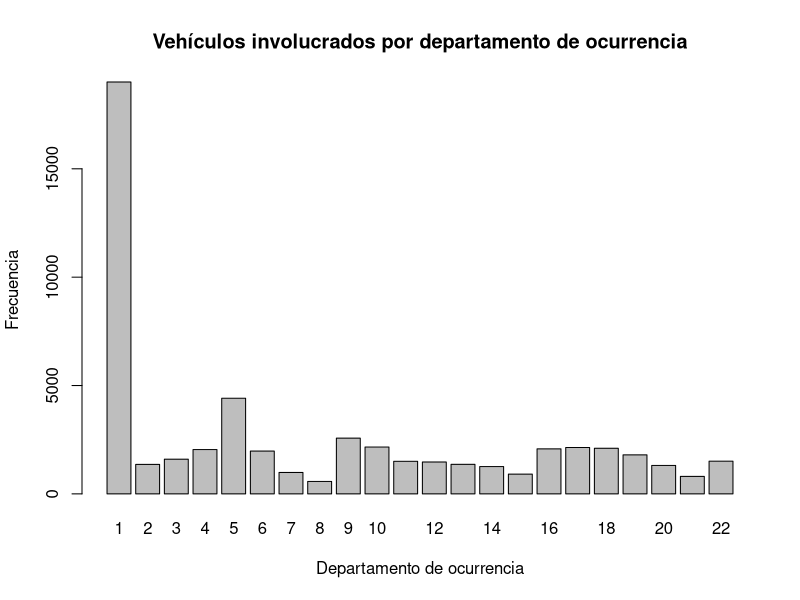
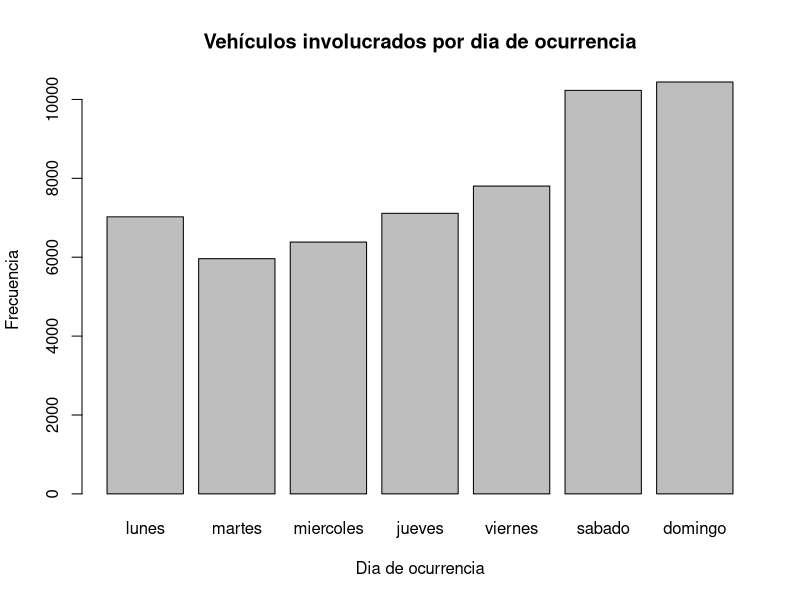
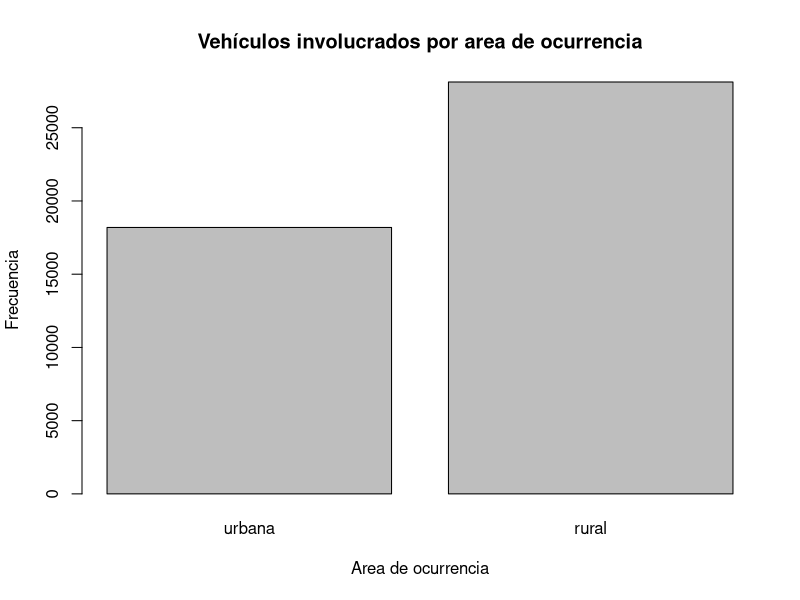
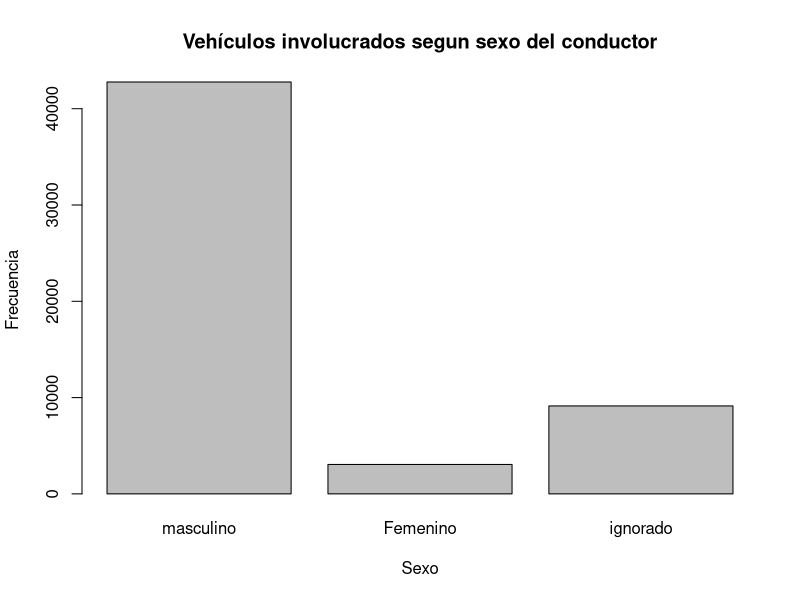
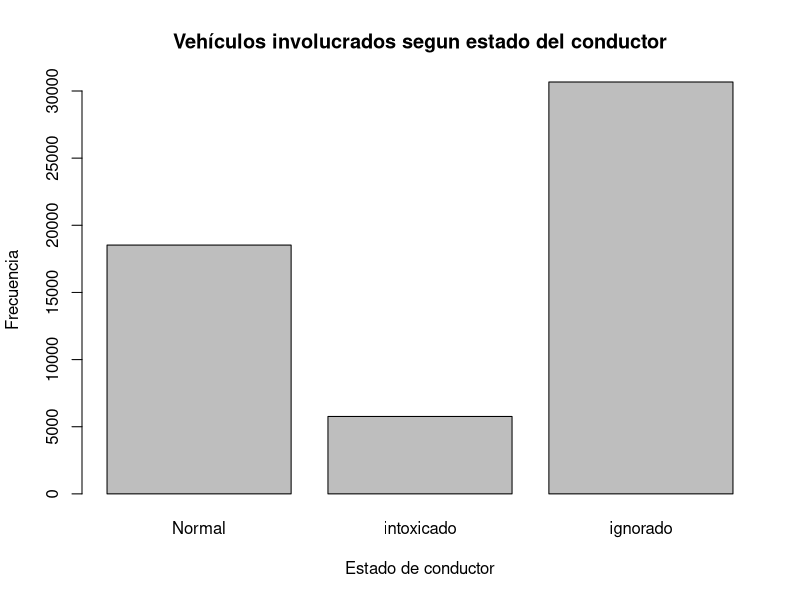
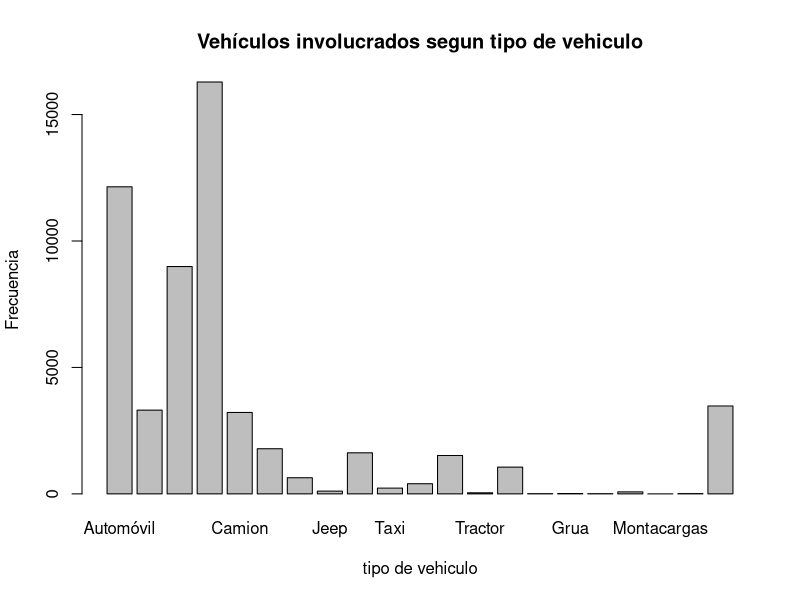
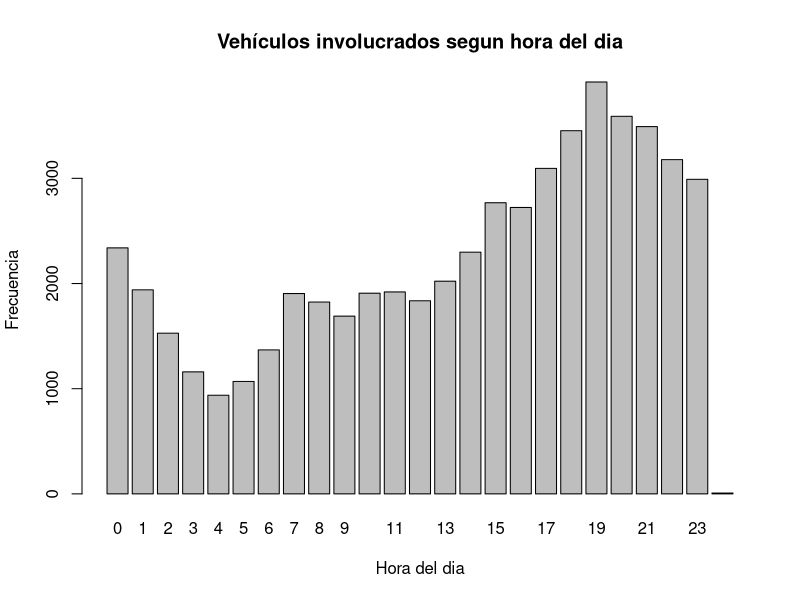
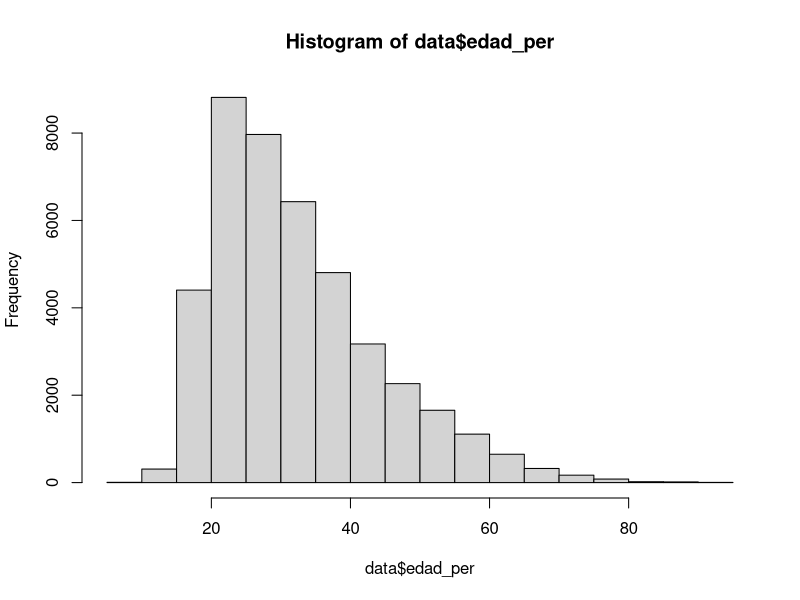

Reproduce these figures in R, in order. (Note: this script raises an error after producing the figures.)

vehiculos <- read.csv("VehiculosInvolucradosLimpio.csv")

# clear index of the table
vehiculos$X <- NULL
# setting cualitative variables here
str(vehiculos)
vehiculos$depto_ocu <- factor(vehiculos$depto_ocu)
vehiculos$dia_sem_ocu <-factor(vehiculos$dia_sem_ocu)
vehiculos$area_geo_ocu <-factor(vehiculos$area_geo_ocu)
vehiculos$zona_ocu    <-factor(vehiculos$zona_ocu)
vehiculos$sexo_per    <-factor(vehiculos$sexo_per)
vehiculos$estado_per  <-factor(vehiculos$estado_per)
vehiculos$tipo_veh    <-factor(vehiculos$tipo_veh)
vehiculos$color_veh   <-factor(vehiculos$color_veh)
vehiculos$modelo_veh  <-factor(vehiculos$modelo_veh)
vehiculos$tipo_eve    <-factor(vehiculos$tipo_eve)
vehiculos$mayor_menor <-factor(vehiculos$mayor_menor)
vehiculos$marca_veh   <-factor(vehiculos$marca_veh)
vehiculos$g_edad_pil <-factor(vehiculos$g_edad_pil)
summary(vehiculos)
head(vehiculos)
barplot(table(vehiculos$depto_ocu),xlab = "Departamento de ocurrencia", ylab = "Frecuencia", main = "Vehículos involucrados por departamento de ocurrencia")
barplot(table(vehiculos$dia_sem_ocu),xlab = "Dia de ocurrencia", ylab = "Frecuencia", main = "Vehículos involucrados por dia de ocurrencia", names.arg = c("lunes","martes","miercoles", "jueves", "viernes", "sabado", "domingo"))
barplot(table(vehiculos$area_geo_ocu),xlab = "Area de ocurrencia", ylab = "Frecuencia", main = "Vehículos involucrados por area de ocurrencia", names.arg = c("urbana", "rural"))
barplot(table(vehiculos$sexo_per),xlab = "Sexo", ylab = "Frecuencia", main = "Vehículos involucrados segun sexo del conductor", names.arg = c("masculino","Femenino","ignorado"))
barplot(table(vehiculos$estado_per),xlab = "Estado de conductor", ylab = "Frecuencia", main = "Vehículos involucrados segun estado del conductor", names.arg = c("Normal","intoxicado","ignorado"))
barplot(table(vehiculos$tipo_veh),xlab = "tipo de vehiculo", ylab = "Frecuencia", main = "Vehículos involucrados segun tipo de vehiculo", names.arg = c("Automóvil","Camioneta sport","Pick up","Motocicleta","Camion","Cabezal","Bus extraurbano","Jeep","Microbús","Taxi","Panel", "Bus urbano","Tractor","Moto taxi","Furgon","Grua","Bus escolar","Bicicleta","Montacargas","Cuatrimoto","Ignorado"))
barplot(table(vehiculos$hora_ocu),xlab = "Hora del dia", ylab = "Frecuencia", main = "Vehículos involucrados segun hora del dia" )
#histogramas  y caja y bigotesde edades
data <- vehiculos
data <- subset(data, edad_per !=999)
hist(data$edad_per)
boxplot(data$edad_per)
#################################################
#hechos
hechos <- read.csv("HechosTransitoLimpio.csv")

# clear index of the table
hechos$X <- NULL
# setting cualitative variables here
# str(hechos)
hechos$dia_ocu <- factor(hechos$dia_ocu)
hechos$hora_ocu <- factor(hechos$hora_ocu)
hechos$mes_ocu <- factor(hechos$mes_ocu)
hechos$año_ocu <- factor(hechos$año_ocu)
hechos$causa_acc <- factor(hechos$causa_acc)
hechos$num_hecho <- factor(hechos$num_hecho)
hechos$mupio_ocu <- factor(hechos$mupio_ocu)
hechos$depto_ocu <- factor(hechos$depto_ocu)
hechos$dia_sem_ocu <-factor(hechos$dia_sem_ocu)
hechos$areag_ocu <-factor(hechos$areag_ocu)
hechos$zona_ocu    <-factor(hechos$zona_ocu)
hechos$sexo_pil    <-factor(hechos$sexo_pil)
hechos$estado_pil  <-factor(hechos$estado_pil)
hechos$tipo_veh    <-factor(hechos$tipo_veh)
hechos$color_veh   <-factor(hechos$color_veh)
hechos$modelo_veh  <-factor(hechos$modelo_veh)
hechos$mayor_menor <-factor(hechos$mayor_menor)
hechos$marca_veh   <-factor(hechos$marca_veh)
hechos$g_modelo_veh <- factor(hechos$g_modelo_veh)
hechos$corre_base <- factor(hechos$corre_base)
hechos$edad_quinquenales <- factor(hechos$edad_quinquenales)
hechos$g_edad <-factor(hechos$g_edad)

summary(hechos)
head(hechos)
barplot(table(hechos$depto_ocu),xlab = "Departamento de ocurrencia", ylab = "Frecuencia", main = "Vehículos involucrados por departamento de ocurrencia")
barplot(table(hechos$dia_ocu),xlab = "Día del mes", ylab = "Frecuencia", main = "Vehículos involucrados por día del mes de ocurrencia")
barplot(table(hechos$mes_ocu),xlab = "Mes del año", ylab = "Frecuencia", main = "Vehículos involucrados por mes del año de ocurrencia")
barplot(table(hechos$hora_ocu),xlab = "Hora de ocurrencia", ylab = "Frecuencia", main = "Vehículos involucrados por hora de ocurrencia")
barplot(table(hechos$dia_sem_ocu),xlab = "Dia de ocurrencia", ylab = "Frecuencia", main = "Vehículos involucrados por dia de ocurrencia", names.arg = c("lunes","martes","miercoles", "jueves", "viernes", "sabado", "domingo"))
#barplot(table(hechos$area_geo_ocu),xlab = "Area de ocurrencia", ylab = "Frecuencia", main = "VehÃ?culos involucrados por area de ocurrencia", names.arg = c("urbana", "rural"))
barplot(table(hechos$sexo_pil),xlab = "Sexo", ylab = "Frecuencia", main = "Vehículos involucrados segun sexo del conductor", names.arg = c("Masculino","Femenino","ignorado"))
barplot(table(hechos$estado_pil),xlab = "Estado de conductor", ylab = "Frecuencia", main = "Vehículos involucrados segun estado del conductor", names.arg = c("Normal","intoxicado","ignorado"))
#barplot(table(hechos$tipo_veh),xlab = "tipo de vehiculo", ylab = "Frecuencia", main = "VehÃ?culos involucrados segun tipo de vehiculo", names.arg = c("AutomÃ³vil","Camioneta sport","Pick up","Motocicleta","Camion","Cabezal","Bus extraurbano","Jeep","MicrobÃºs","Taxi","Panel", "Bus urbano","Tractor","Moto taxi","Furgon","Grua","Bus escolar","Bicicleta","Montacargas","Cuatrimoto","Ignorado"))
#barplot(table(hechos$hora_ocu),xlab = "Hora del dia", ylab = "Frecuencia", main = "VehÃ?culos involucrados segun hora del dia" )
#histogramas de edades
data <- hechos


data <- subset(hechos, edad_pil !=999)
hist(data$edad_pil)

# Correlation for numerical variables
# 1) Vehiculos
numeric_variables <- select(vehiculos, dia_ocu, mes_ocu, dia_sem_ocu, hora_ocu, edad_per)
summary(numeric_variables)
cor(numeric_variables, method = c("pearson", "kendall", "spearman"))

# 2) Personas
numeric_variables <- select(fallecidos, dia, ano, hora, edad)
summary(numeric_variables)
cor(numeric_variables, method = c("pearson", "kendall", "spearman"))

# 3) Hechos
numeric_variables <- select(hechos, dia_ocu, ano_ocu, hora_ocu, edad_pil)
summary(numeric_variables)
cor(numeric_variables, method = c("pearson", "kendall", "spearman"), use = "pairwise.complete.obs")
# fallecidos
fallecidos <- read.csv("HechosTransitoLimpio.csv")

# clear index of the table
fallecidos$X <- NULL
# setting cualitative variables here
str(fallecidos)
fallecidos$dia_ocu <- factor(fallecidos$dia_ocu)
fallecidos$hora_ocu <- factor(fallecidos$hora_ocu)
fallecidos$mes_ocu <- factor(fallecidos$mes_ocu)
fallecidos$ano_ocu <- factor(fallecidos$ano_ocu)
fallecidos$causa_acc <- factor(fallecidos$causa_acc)
fallecidos$num_hecho <- factor(fallecidos$num_hecho)
fallecidos$mupio_ocu <- factor(fallecidos$mupio_ocu)
fallecidos$depto_ocu <- factor(fallecidos$depto_ocu)
fallecidos$dia_sem_ocu <-factor(fallecidos$dia_sem_ocu)
fallecidos$areag_ocu <-factor(fallecidos$areag_ocu)
fallecidos$zona_ocu    <-factor(fallecidos$zona_ocu)
fallecidos$sexo_pil    <-factor(fallecidos$sexo_pil)
fallecidos$estado_pil  <-factor(fallecidos$estado_pil)
fallecidos$tipo_veh    <-factor(fallecidos$tipo_veh)
fallecidos$color_veh   <-factor(fallecidos$color_veh)
fallecidos$modelo_veh  <-factor(fallecidos$modelo_veh)
fallecidos$mayor_menor <-factor(fallecidos$mayor_menor)
fallecidos$marca_veh   <-factor(fallecidos$marca_veh)
fallecidos$g_modelo_veh <- factor(fallecidos$g_modelo_veh)
fallecidos$g_hora <- factor(fallecidos$g_hora)
fallecidos$g_hora_5 <- factor(fallecidos$g_hora_5)
fallecidos$corre_base <- factor(fallecidos$corre_base)
fallecidos$edad_quinquenales <- factor(fallecidos$edad_quinquenales)
fallecidos$g_edad <-factor(fallecidos$g_edad)
#clustering fallecidos
set.seed(3010)
fallecidos_importante <- select(fallecidos, dia_ocu, hora_ocu, edad_pil, areag_ocu, sexo_pil)  # Tomar variables importantes
indices_muestra<- sample(nrow(fallecidos_importante),nrow(fallecidos_importante)*0.2)  # Crear una muestra del 30% aleatoria
fallecidos_importante<-fallecidos_importante[indices_muestra,]
glimpse(fallecidos_importante)
gower_dist <- daisy(fallecidos_importante,
                    metric = "gower",
                    type = list(logratio = 3))  # Crear mtriz de distancia

# Calculate silhouette width for many k using PAM
sil_width <- c(NA)
for(i in 2:10){
  pam_fit <- pam(gower_dist,
                 diss = TRUE,
                 k = i)
  sil_width[i] <- pam_fit$silinfo$avg.width
  
}

# Plot sihouette width (higher is better)
plot(1:10, sil_width,
     xlab = "Number of clusters",
     ylab = "Silhouette Width")
lines(1:10, sil_width)



pam_fit <- pam(gower_dist, diss = TRUE, k = 2)

pam_results <- fallecidos_importante %>%
  mutate(cluster = pam_fit$clustering) %>%
  group_by(cluster) %>%
  do(the_summary = summary(.))

pam_results$the_summary


tsne_obj <- Rtsne(gower_dist, is_distance = TRUE)

tsne_data <- tsne_obj$Y %>%
  data.frame() %>%
  setNames(c("X", "Y")) %>%
  mutate(cluster = factor(pam_fit$clustering),
         name = fallecidos_importante$name)

ggplot(aes(x = X, y = Y), data = tsne_data) +
  geom_point(aes(color = cluster))

##clustering vehiculos
set.seed(3010)
vehiculos_importante <- select(vehiculos, dia_ocu, hora_ocu, edad_per, area_geo_ocu, sexo_per)  # Tomar variables importantes
indices_muestra<- sample(nrow(vehiculos_importante),nrow(vehiculos_importante)*0.3)  # Crear una muestra del 30% aleatoria
vehiculos_importante<-vehiculos_importante[indices_muestra,]
glimpse(vehiculos_importante)
gower_dist <- daisy(vehiculos_importante,
                    metric = "gower",
                    type = list(logratio = 3))  # Crear mtriz de distancia

# Calculate silhouette width for many k using PAM
sil_width <- c(NA)
for(i in 2:10){
  pam_fit <- pam(gower_dist,
                 diss = TRUE,
                 k = i)
  sil_width[i] <- pam_fit$silinfo$avg.width
  
}

# Plot sihouette width (higher is better)
plot(1:10, sil_width,
     xlab = "Number of clusters",
     ylab = "Silhouette Width")
lines(1:10, sil_width)



pam_fit <- pam(gower_dist, diss = TRUE, k = 3)

pam_results <- vehiculos_importante %>%
  mutate(cluster = pam_fit$clustering) %>%
  group_by(cluster) %>%
  do(the_summary = summary(.))

pam_results$the_summary


tsne_obj <- Rtsne(gower_dist, is_distance = TRUE)

tsne_data <- tsne_obj$Y %>%
  data.frame() %>%
  setNames(c("X", "Y")) %>%
  mutate(cluster = factor(pam_fit$clustering),
         name = vehiculos_importante$name)

ggplot(aes(x = X, y = Y), data = tsne_data) +
  geom_point(aes(color = cluster))


#cluster hechos
set.seed(3010)
hechos_importante <- select(hechos, hora_ocu, edad_pil, areag_ocu, tipo_veh, estado_pil, dia_sem_ocu)  # Tomar variables importantes
indices_muestra<- sample(nrow(hechos_importante),nrow(hechos_importante)*0.25)  # Crear una muestra del 30% aleatoria
hechos_importante<-hechos_importante[indices_muestra,]
glimpse(hechos_importante)
gower_dist <- daisy(hechos_importante,
                    metric = "gower",
                    type = list(logratio = 3))  # Crear mtriz de distancia

# Calculate silhouette width for many k using PAM
sil_width <- c(NA)
for(i in 2:6){
  pam_fit <- pam(gower_dist,
                 diss = TRUE,
                 k = i)
  sil_width[i] <- pam_fit$silinfo$avg.width
  
}

# Plot sihouette width (higher is better)
plot(1:6, sil_width,
     xlab = "Number of clusters",
     ylab = "Silhouette Width")
lines(1:6, sil_width)



pam_fit <- pam(gower_dist, diss = TRUE, k = 7)

pam_results <- hechos_importante %>%
  mutate(cluster = pam_fit$clustering) %>%
  group_by(cluster) %>%
  do(the_summary = summary(.))

pam_results$the_summary
tsne_obj <- Rtsne(gower_dist, is_distance = TRUE)

tsne_data <- tsne_obj$Y %>%
  data.frame() %>%
  setNames(c("X", "Y")) %>%
  mutate(cluster = factor(pam_fit$clustering),
         name = vehiculos_importante$name)

ggplot(aes(x = X, y = Y), data = tsne_data) +
  geom_point(aes(color = cluster))
